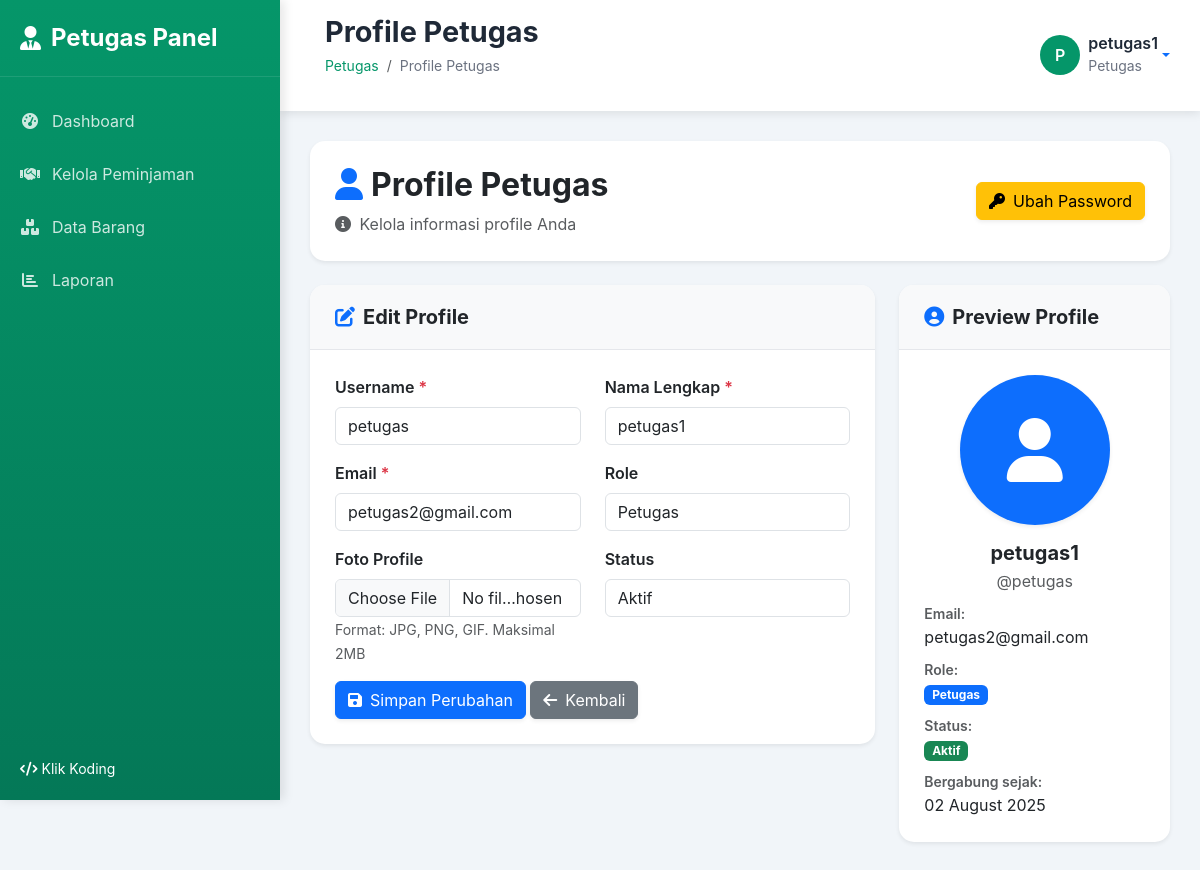
Screenshot of /petugas/profile.php (signed in) with the database file from the repository.
### tables this page shows
CREATE TABLE `users` (
  `id` int NOT NULL,
  `username` varchar(50) NOT NULL,
  `password` varchar(255) NOT NULL,
  `nama_lengkap` varchar(100) NOT NULL,
  `email` varchar(100) DEFAULT NULL,
  `role` enum('admin','petugas','user') DEFAULT 'user',
  `status` enum('aktif','nonaktif') DEFAULT 'aktif',
  `foto` varchar(255) DEFAULT NULL,
  `created_at` timestamp NULL DEFAULT CURRENT_TIMESTAMP,
  `updated_at` timestamp NULL DEFAULT CURRENT_TIMESTAMP ON UPDATE CURRENT_TIMESTAMP
);

### petugas/profile.php (the view, shortened to what this page needs)
<?php
require_once 'includes/header.php';
$user_id = $_SESSION['user_id'];
try {
    $pdo = new PDO("mysql:host=localhost;dbname=inventaris_sekolah", "root", "");
    $pdo->setAttribute(PDO::ATTR_ERRMODE, PDO::ERRMODE_EXCEPTION);
    $stmt = $pdo->prepare("SELECT * FROM users WHERE id = ?");
    $stmt->execute([$user_id]);
    $user = $stmt->fetch(PDO::FETCH_ASSOC);
} catch(Exception $e) {
    echo "<script>alert('Terjadi kesalahan sistem!'); window.location.href='dashboard.php';</script>";
    exit();
}
?>
<div class="row mb-4">
    <div class="col-12">
        <div class="card shadow-sm border-0">
            <div class="card-body">
                <div class="row align-items-center">
                    <div class="col-md-8">
                        <h2 class="mb-2 fw-bold">
                            <i class="fas fa-user me-2 text-primary"></i>Profile Petugas
                        </h2>
                        <p class="text-muted mb-0">
                            <i class="fas fa-info-circle me-1"></i>
                            Kelola informasi profile Anda
                        </p>
                    </div>
                    <div class="col-md-4 text-md-end">
                        <a href="change-password.php" class="btn btn-warning shadow-sm">
                            <i class="fas fa-key me-2"></i>Ubah Password
                        </a>
                    </div>
                </div>
            </div>
        </div>
    </div>
</div>
<div class="row">
    <div class="col-lg-8">
        <div class="card shadow-sm border-0">
            <div class="card-header bg-light">
                <h5 class="mb-0 fw-bold">
                    <i class="fas fa-edit me-2 text-primary"></i>Edit Profile
                </h5>
            </div>
            <div class="card-body">
                <form method="POST" enctype="multipart/form-data">
                    <div class="row">
                        <div class="col-md-6 mb-3">
                            <label for="username" class="form-label fw-semibold">Username <span class="text-danger">*</span></label>
                            <input type="text" class="form-control" id="username" name="username"
                                   value="<?= htmlspecialchars($user['username']) ?>" required>
                        </div>
                        <div class="col-md-6 mb-3">
                            <label for="nama_lengkap" class="form-label fw-semibold">Nama Lengkap <span class="text-danger">*</span></label>
                            <input type="text" class="form-control" id="nama_lengkap" name="nama_lengkap"
                                   value="<?= htmlspecialchars($user['nama_lengkap']) ?>" required>
                        </div>
                        <div class="col-md-6 mb-3">
                            <label for="email" class="form-label fw-semibold">Email <span class="text-danger">*</span></label>
                            <input type="email" class="form-control" id="email" name="email"
                                   value="<?= htmlspecialchars($user['email']) ?>" required>
                        </div>
                        <div class="col-md-6 mb-3">
                            <label for="role" class="form-label fw-semibold">Role</label>
                            <input type="text" class="form-control" id="role"
                                   value="<?= ucfirst($user['role']) ?>" readonly>
                        </div>
                        <div class="col-md-6 mb-3">
                            <label for="foto" class="form-label fw-semibold">Foto Profile</label>
                            <input type="file" class="form-control" id="foto" name="foto" accept="image/*">
                            <small class="text-muted">Format: JPG, PNG, GIF. Maksimal 2MB</small>
                        </div>
                        <div class="col-md-6 mb-3">
                            <label for="status" class="form-label fw-semibold">Status</label>
                            <input type="text" class="form-control" id="status"
                                   value="<?= ucfirst($user['status']) ?>" readonly>
                        </div>
                    </div>
                    <div class="row">
                        <div class="col-12">
                            <button type="submit" class="btn btn-primary shadow-sm">
                                <i class="fas fa-save me-2"></i>Simpan Perubahan
                            </button>
                            <a href="dashboard.php" class="btn btn-secondary shadow-sm">
                                <i class="fas fa-arrow-left me-2"></i>Kembali
                            </a>
                        </div>
                    </div>
                </form>
            </div>
        </div>
    </div>
    <div class="col-lg-4">
        <div class="card shadow-sm border-0">
            <div class="card-header bg-light">
                <h5 class="mb-0 fw-bold">
                    <i class="fas fa-user-circle me-2 text-primary"></i>Preview Profile
                </h5>
            </div>
            <div class="card-body text-center">
                <div class="mb-3">
                    <?php if ($user['foto']): ?>
                        <img src="../uploads/<?= htmlspecialchars($user['foto']) ?>"
                             alt="Profile Photo" class="rounded-circle shadow-sm"
                             style="width: 150px; height: 150px; object-fit: cover;">
                    <?php else: ?>
                        <div class="bg-primary rounded-circle d-flex align-items-center justify-content-center mx-auto shadow-sm"
                             style="width: 150px; height: 150px;">
                            <i class="fas fa-user fa-4x text-white"></i>
                        </div>
                    <?php endif; ?>
                </div>
                <h5 class="mb-1 fw-bold"><?= htmlspecialchars($user['nama_lengkap']) ?></h5>
                <p class="text-muted mb-2">@<?= htmlspecialchars($user['username']) ?></p>
                <div class="row text-start">
                    <div class="col-12 mb-2">
                        <small class="text-muted fw-semibold">Email:</small><br>
                        <span><?= htmlspecialchars($user['email']) ?></span>
                    </div>
                    <div class="col-12 mb-2">
                        <small class="text-muted fw-semibold">Role:</small><br>
                        <span class="badge bg-primary"><?= ucfirst($user['role']) ?></span>
                    </div>
                    <div class="col-12 mb-2">
                        <small class="text-muted fw-semibold">Status:</small><br>
                        <span class="badge bg-<?= $user['status'] == 'aktif' ? 'success' : 'danger' ?>">
                            <?= ucfirst($user['status']) ?>
                        </span>
                    </div>
                    <div class="col-12">
                        <small class="text-muted fw-semibold">Bergabung sejak:</small><br>
                        <span><?= date('d F Y', strtotime($user['created_at'])) ?></span>
                    </div>
                </div>
            </div>
        </div>
    </div>
</div>
<?php require_once 'includes/footer.php'; ?>

### petugas/includes/header.php (style rules this page uses)
:root { --primary-color: #059669; --primary-dark: #047857; --secondary-color: #10b981; --success-color: #059669; --warning-color: #f59e0b; --danger-color: #ef4444; --dark-color: #1f2937; --light-color: #f8fafc; --gray-color: #6b7280; --sidebar-width: 280px; --header-height: 70px; }
* { margin: 0; padding: 0; box-sizing: border-box; }
body { font-family: 'Inter', -apple-system, BlinkMacSystemFont, 'Segoe UI', Roboto, sans-serif; background: #f1f5f9; overflow-x: hidden; }
.card { border: none; border-radius: 15px; box-shadow: 0 5px 20px rgba(0,0,0,0.08); transition: all 0.3s ease; }
.card-header { background: white; border-bottom: 1px solid #e5e7eb; border-radius: 15px 15px 0 0 !important; padding: 20px 25px; }
.card-body { padding: 25px; }

### rows the page displays
users: username "petugas", nama_lengkap "petugas1", email "petugas2@gmail.com", role "Petugas", status "Aktif", created_at "02 August 2025"

### other values shown
$page_title "Profile Petugas"
substr($user_name, 0, 1) "P"
$user_name "petugas1"
$user_role "Petugas"
